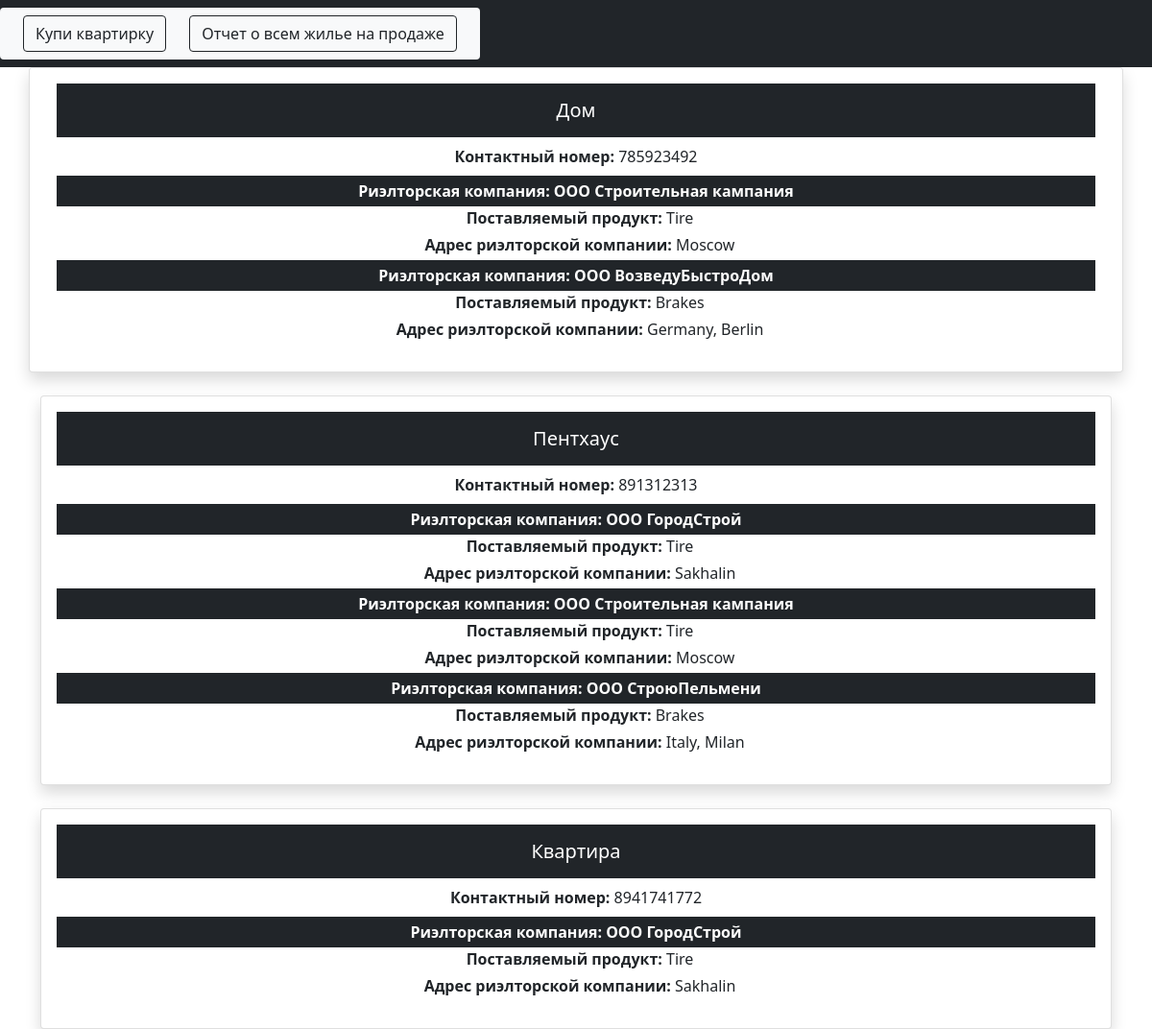
Screenshot of /suppliers/ with the database file from the repository.
### carshowroom/models.py (models this page shows, shortened)
class Dealer(models.Model):
    name = models.CharField('Марка автомобиля' ,max_length=50)
    number = models.CharField('Контактный номер' ,max_length=50, default=1)
    suppliers= models.ManyToManyField(Supplier, blank=True)

class Supplier(models.Model):
    name = models.CharField('Название поставщика' ,max_length=50)
    field = models.CharField('Поставляемый товар' ,max_length=500)
    adress = models.CharField('Адрес поставщика' ,max_length=500, default="")
    def __str__(self):
        return self.name

### carshowroom/views.py (the view)
# urls.py: path('suppliers/', views.supply, name="supply"),
def supply(request):
    dealers = Dealer.objects.all().prefetch_related('suppliers')
    return render(request, 'carshowroom/supply.html',{'dealers': dealers})

### carshowroom/templates/carshowroom/supply.html (shortened to what this page needs)
{% extends 'carshowroom/base.html' %}
{% block content %}
        <div class="container">
            <div class="row >
                {% for d in dealers %}
                <div class="col mt-4">
                    <div class="card shadow ">
                        <div class="card-body">
                            <h5 class="p-3 mb-0 bg-dark text-white card-title mx-auto text-center">{{ d.name }}</h5>
                            <p class = "p-2 mb-auto mx-auto text-center"><strong>Контактный номер:</strong> {{d.number}}</p>
                            <div class="mb-0 mx-auto ">
                                {% for supplier in d.suppliers.all %}
                                <p class = "p-1 mb-0 bg-dark text-white mx-auto text-center"><strong class="pb-1 ">Риэлторская компания: {{ supplier }}</strong></p>
                                    <p class = "ps-2 mb-1 mx-auto text-center"><strong class="pb-1 ">Поставляемый продукт:</strong> {{ supplier.field }}</p>
                                    <p class = "ps-2 mb-1 mx-auto text-center"><strong class="pb-1 ">Адрес риэлторской компании:</strong> {{ supplier.adress }}</p>
                                {% endfor %}
                        </div>
                    </div>
                </div>
                {% endfor %}
            </div>
        </div>
{% endblock %}

### rows the page displays
Dealer: name "Дом", number "785923492"
Supplier: name "ООО Строительная кампания", field "Tire", adress "Moscow"
Supplier: name "ООО ВозведуБыстроДом", field "Brakes", adress "Germany, Berlin"
Dealer: name "Пентхаус", number "891312313"
Supplier: name "ООО ГородСтрой", field "Tire", adress "Sakhalin"
Supplier: name "ООО СтроюПельмени", field "Brakes", adress "Italy, Milan"
Dealer: name "Квартира", number "8941741772"
